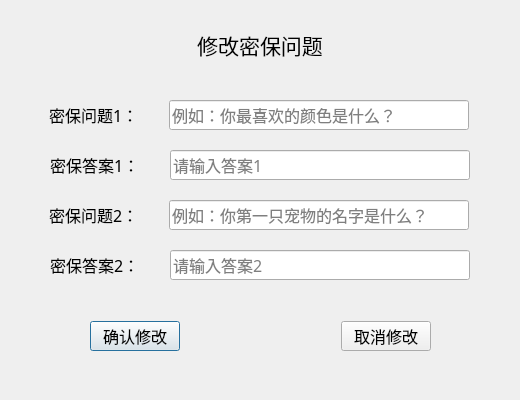
<?xml version="1.0" encoding="UTF-8"?>
<ui version="4.0">
 <class>ChangeQuestionsDialog</class>
 <widget class="QDialog" name="ChangeQuestionsDialog">
  <property name="geometry">
   <rect>
    <x>0</x>
    <y>0</y>
    <width>520</width>
    <height>400</height>
   </rect>
  </property>
  <property name="minimumSize">
   <size>
    <width>520</width>
    <height>400</height>
   </size>
  </property>
  <property name="maximumSize">
   <size>
    <width>520</width>
    <height>400</height>
   </size>
  </property>
  <property name="windowTitle">
   <string>Dialog</string>
  </property>
  <widget class="QLabel" name="label">
   <property name="geometry">
    <rect>
     <x>110</x>
     <y>30</y>
     <width>300</width>
     <height>30</height>
    </rect>
   </property>
   <property name="minimumSize">
    <size>
     <width>300</width>
     <height>30</height>
    </size>
   </property>
   <property name="maximumSize">
    <size>
     <width>300</width>
     <height>30</height>
    </size>
   </property>
   <property name="font">
    <font>
     <family>宋体</family>
     <pointsize>16</pointsize>
    </font>
   </property>
   <property name="text">
    <string>修改密保问题</string>
   </property>
   <property name="alignment">
    <set>Qt::AlignmentFlag::AlignCenter</set>
   </property>
  </widget>
  <widget class="QWidget" name="layoutWidget">
   <property name="geometry">
    <rect>
     <x>90</x>
     <y>320</y>
     <width>341</width>
     <height>32</height>
    </rect>
   </property>
   <layout class="QHBoxLayout" name="horizontalLayout">
    <item>
     <widget class="QPushButton" name="pushButton_confirmquestions">
      <property name="minimumSize">
       <size>
        <width>90</width>
        <height>30</height>
       </size>
      </property>
      <property name="maximumSize">
       <size>
        <width>90</width>
        <height>30</height>
       </size>
      </property>
      <property name="font">
       <font>
        <family>宋体</family>
        <pointsize>12</pointsize>
       </font>
      </property>
      <property name="text">
       <string>确认修改</string>
      </property>
     </widget>
    </item>
    <item>
     <spacer name="horizontalSpacer">
      <property name="orientation">
       <enum>Qt::Orientation::Horizontal</enum>
      </property>
      <property name="sizeHint" stdset="0">
       <size>
        <width>40</width>
        <height>20</height>
       </size>
      </property>
     </spacer>
    </item>
    <item>
     <widget class="QPushButton" name="pushButton_cancel">
      <property name="minimumSize">
       <size>
        <width>90</width>
        <height>30</height>
       </size>
      </property>
      <property name="maximumSize">
       <size>
        <width>90</width>
        <height>30</height>
       </size>
      </property>
      <property name="font">
       <font>
        <family>宋体</family>
        <pointsize>12</pointsize>
       </font>
      </property>
      <property name="text">
       <string>取消修改</string>
      </property>
     </widget>
    </item>
   </layout>
  </widget>
  <widget class="QLineEdit" name="lineEdit_question1">
   <property name="geometry">
    <rect>
     <x>169</x>
     <y>100</y>
     <width>300</width>
     <height>30</height>
    </rect>
   </property>
   <property name="minimumSize">
    <size>
     <width>300</width>
     <height>30</height>
    </size>
   </property>
   <property name="maximumSize">
    <size>
     <width>300</width>
     <height>30</height>
    </size>
   </property>
   <property name="font">
    <font>
     <family>宋体</family>
     <pointsize>12</pointsize>
    </font>
   </property>
   <property name="placeholderText">
    <string>例如：你最喜欢的颜色是什么？</string>
   </property>
  </widget>
  <widget class="QLabel" name="label_5">
   <property name="geometry">
    <rect>
     <x>49</x>
     <y>100</y>
     <width>90</width>
     <height>30</height>
    </rect>
   </property>
   <property name="minimumSize">
    <size>
     <width>90</width>
     <height>30</height>
    </size>
   </property>
   <property name="maximumSize">
    <size>
     <width>90</width>
     <height>30</height>
    </size>
   </property>
   <property name="font">
    <font>
     <family>宋体</family>
     <pointsize>12</pointsize>
    </font>
   </property>
   <property name="text">
    <string>密保问题1：</string>
   </property>
  </widget>
  <widget class="QLineEdit" name="lineEdit_answer1">
   <property name="geometry">
    <rect>
     <x>170</x>
     <y>150</y>
     <width>300</width>
     <height>30</height>
    </rect>
   </property>
   <property name="minimumSize">
    <size>
     <width>300</width>
     <height>30</height>
    </size>
   </property>
   <property name="maximumSize">
    <size>
     <width>300</width>
     <height>30</height>
    </size>
   </property>
   <property name="font">
    <font>
     <family>宋体</family>
     <pointsize>12</pointsize>
    </font>
   </property>
   <property name="placeholderText">
    <string>请输入答案1</string>
   </property>
  </widget>
  <widget class="QLineEdit" name="lineEdit_question2">
   <property name="geometry">
    <rect>
     <x>169</x>
     <y>200</y>
     <width>300</width>
     <height>30</height>
    </rect>
   </property>
   <property name="minimumSize">
    <size>
     <width>300</width>
     <height>30</height>
    </size>
   </property>
   <property name="maximumSize">
    <size>
     <width>300</width>
     <height>30</height>
    </size>
   </property>
   <property name="font">
    <font>
     <family>宋体</family>
     <pointsize>12</pointsize>
    </font>
   </property>
   <property name="placeholderText">
    <string>例如：你第一只宠物的名字是什么？</string>
   </property>
  </widget>
  <widget class="QLabel" name="label_8">
   <property name="geometry">
    <rect>
     <x>49</x>
     <y>200</y>
     <width>90</width>
     <height>30</height>
    </rect>
   </property>
   <property name="minimumSize">
    <size>
     <width>90</width>
     <height>30</height>
    </size>
   </property>
   <property name="maximumSize">
    <size>
     <width>90</width>
     <height>30</height>
    </size>
   </property>
   <property name="font">
    <font>
     <family>宋体</family>
     <pointsize>12</pointsize>
    </font>
   </property>
   <property name="text">
    <string>密保问题2：</string>
   </property>
  </widget>
  <widget class="QLabel" name="label_6">
   <property name="geometry">
    <rect>
     <x>50</x>
     <y>150</y>
     <width>90</width>
     <height>30</height>
    </rect>
   </property>
   <property name="minimumSize">
    <size>
     <width>90</width>
     <height>30</height>
    </size>
   </property>
   <property name="maximumSize">
    <size>
     <width>90</width>
     <height>30</height>
    </size>
   </property>
   <property name="font">
    <font>
     <family>宋体</family>
     <pointsize>12</pointsize>
    </font>
   </property>
   <property name="text">
    <string>密保答案1：</string>
   </property>
  </widget>
  <widget class="QLabel" name="label_7">
   <property name="geometry">
    <rect>
     <x>50</x>
     <y>250</y>
     <width>90</width>
     <height>30</height>
    </rect>
   </property>
   <property name="minimumSize">
    <size>
     <width>90</width>
     <height>30</height>
    </size>
   </property>
   <property name="maximumSize">
    <size>
     <width>90</width>
     <height>30</height>
    </size>
   </property>
   <property name="font">
    <font>
     <family>宋体</family>
     <pointsize>12</pointsize>
    </font>
   </property>
   <property name="text">
    <string>密保答案2：</string>
   </property>
  </widget>
  <widget class="QLineEdit" name="lineEdit_answer2">
   <property name="geometry">
    <rect>
     <x>170</x>
     <y>250</y>
     <width>300</width>
     <height>30</height>
    </rect>
   </property>
   <property name="minimumSize">
    <size>
     <width>300</width>
     <height>30</height>
    </size>
   </property>
   <property name="maximumSize">
    <size>
     <width>300</width>
     <height>30</height>
    </size>
   </property>
   <property name="font">
    <font>
     <family>宋体</family>
     <pointsize>12</pointsize>
    </font>
   </property>
   <property name="placeholderText">
    <string>请输入答案2</string>
   </property>
  </widget>
 </widget>
 <resources/>
 <connections/>
</ui>
